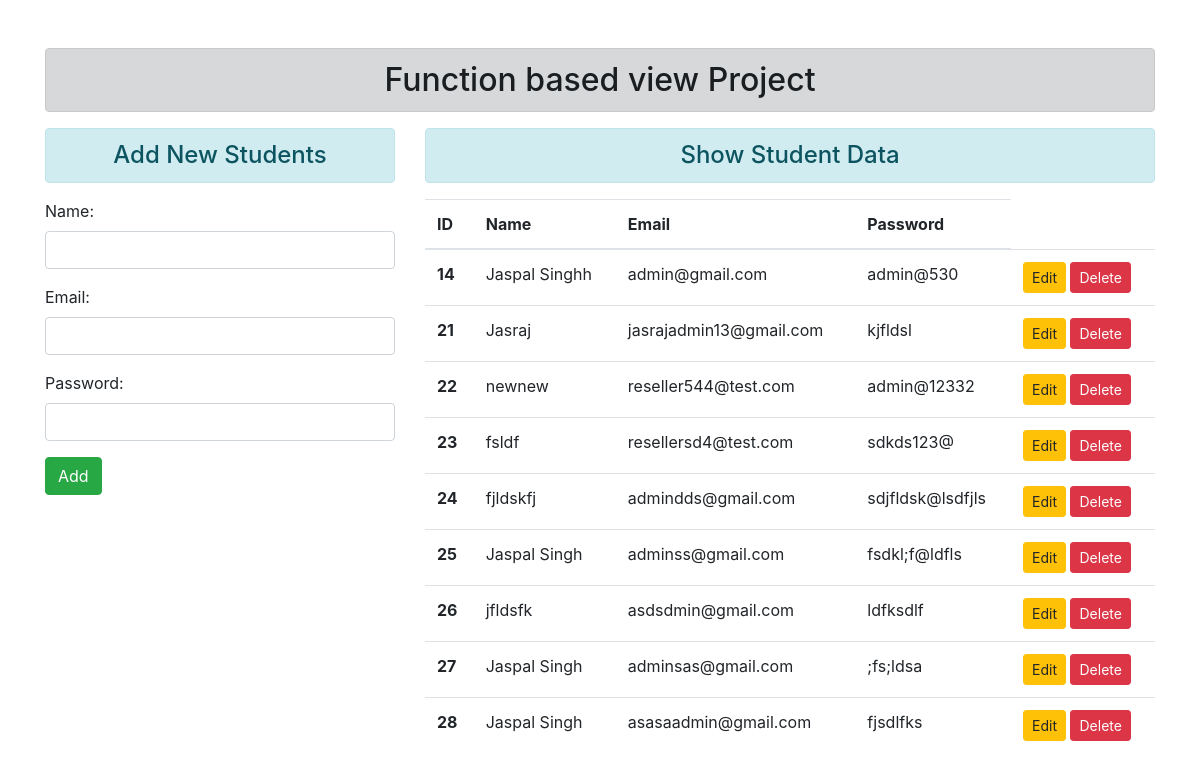
The page / on the database its author committed.
### myapp/models.py (models this page shows)
class User(models.Model):
    name = models.CharField(max_length=70)
    email = models.EmailField(max_length=100)
    password = models.CharField(max_length=100)

### myapp/views.py (the view)
# urls.py: 2. Add a URL to urlpatterns:  path('', views.home, name='home')
def home(request):
    form = StudentRegistration()
    stud  = User.objects.all()
    return render(request,'myapp/add&show.html',{'form':form,'stud':stud})

### myapp/forms.py
class StudentRegistration(forms.ModelForm):
    class Meta:
        model = User
        fields = ['name','email','password']
        widgets = {
            'name':forms.TextInput(attrs={'class':'form-control','id':'nameid'}),
            'email':forms.EmailInput(attrs={'class':'form-control','id':'emailid'}),
            'password':forms.PasswordInput(attrs={'class':'form-control','id':'passwordid'}),
        }

### myapp/templates/myapp/add&show.html (shortened to what this page needs)
{% extends 'myapp/base.html' %}
{% load static %}
{% block content %}
<div class="row">
    <div class="col-sm-4">
        <h4 class="text-center alert alert-info">Add New Students</h4>
<form action="" method="POST" novalidate>
    {{form.as_p}}
    <input type="submit" id="btnsave" class="btn btn-success" value="Add">
</form>
    </div>
    <div class="col-sm-8">
            <h4 class="text-center alert alert-info">Show Student Data</h4>
            {% if stud %}
            <table class="table table-hover">
                <thead>
                  <tr>
                    <th scope="col">ID</th>
                    <th scope="col">Name</th>
                    <th scope="col">Email</th>
                    <th scope="col">Password</th>
                  </tr>
                </thead>
                <tbody id="tbody">
                    {% for col in stud %}
                  <tr>
                    <th scope="row">{{col.id}}</th>
                    <td>{{col.name}}</td>
                    <td>{{col.email}}</td>
                    <td>{{col.password}}</td>
                    <td>
                        <input type="button" data-sid="{{col.id}}" class="btn btn-warning btn-sm btn-edit" value="Edit"/>
                        <input type="button" data-sid="{{col.id}}" class="btn btn-danger btn-sm btn-del" value="Delete"/>                    </td>
                  </tr>
                  {% endfor %}
                </tbody>
              </table>
            {% else %}
                <h4  class="text-center alert alert-info">No Records</h4>
            {% endif%}
    </div>
</div>
{% endblock content %}

### myapp/templates/myapp/base.html (shortened to what this page needs)
<!DOCTYPE html>
{% load static %}
<html lang="en">
<head>
    <link rel="stylesheet" href="{% static 'myapp/css/bootstrap.min.css' %}">
</head>
<body>
    <div class="container mt-5">
        <h2 class="text-center alert alert-dark">Function based view Project
        </h2>
        {% block content %}
        {% endblock content %}
    </div>
</body>
</html>

### rows shown on the page
User: id "14", name "Jaspal Singhh", email "admin@gmail.com", password "admin@530"
User: id "21", name "Jasraj", email "jasrajadmin13@gmail.com", password "kjfldsl"
User: id "22", name "newnew", email "reseller544@test.com", password "admin@12332"
User: id "23", name "fsldf", email "resellersd4@test.com", password "sdkds123@"
User: id "24", name "fjldskfj", email "admindds@gmail.com", password "sdjfldsk@lsdfjls"
User: id "25", name "Jaspal Singh", email "adminss@gmail.com", password "fsdkl;f@ldfls"
User: id "26", name "jfldsfk", email "asdsdmin@gmail.com", password "ldfksdlf"
User: id "27", name "Jaspal Singh", email "adminsas@gmail.com", password ";fs;ldsa"
User: id "28", name "Jaspal Singh", email "asasaadmin@gmail.com", password "fjsdlfks"
